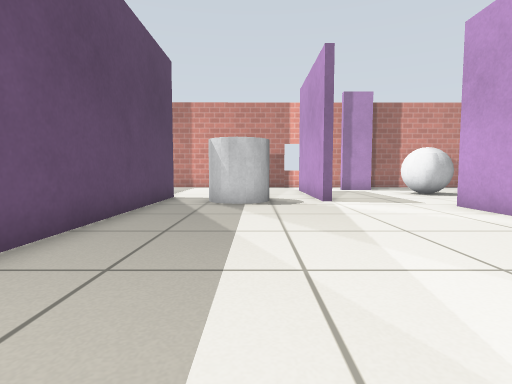
View 1 (above)

16 first-person views from a walk through a Gazebo world. The camera is 0.5 m above the floor, tilts 4° down and sees 80° across. The floor is counted in squares, 0.5 m on a side. Each view is taken from the middle of a square. On the plan, view 1 faces up. The plan holds only what a view shows up to about 12 squares ahead; the rest is blank. Gazebo's built-in surfaces are drawn with simple patterns.

View 2
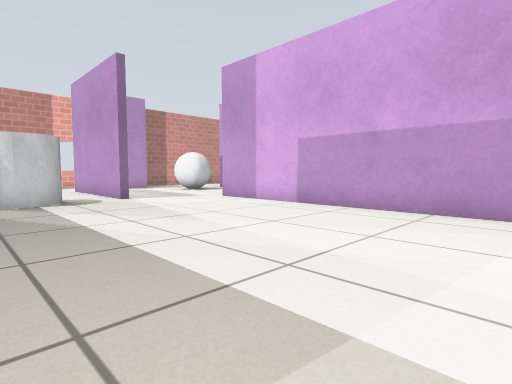

View 3
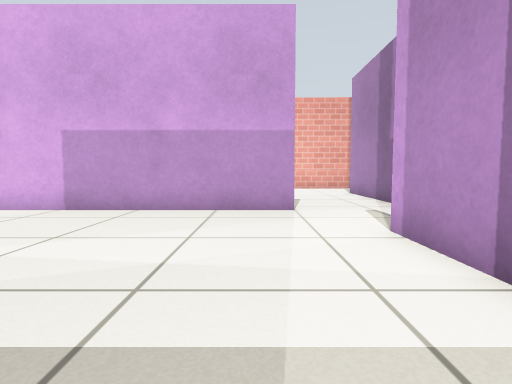

View 4
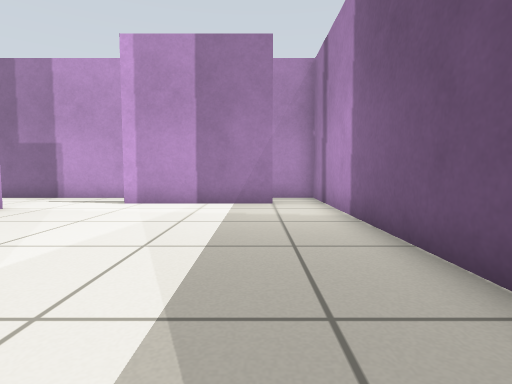

View 5
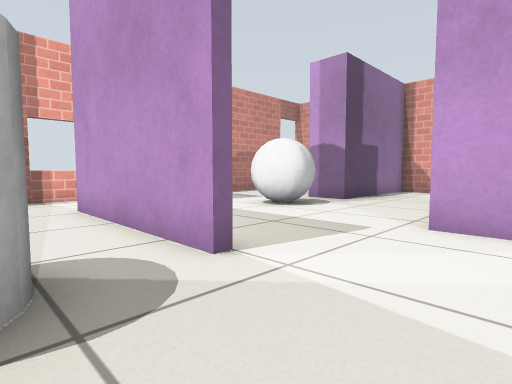

View 6
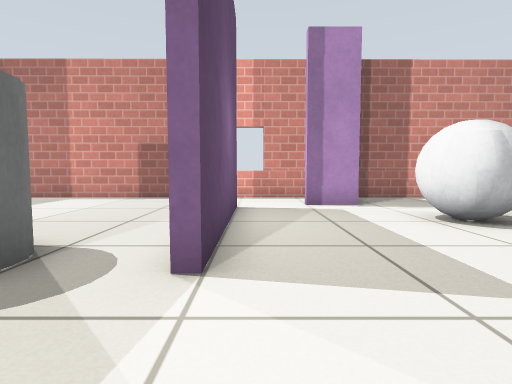

View 7
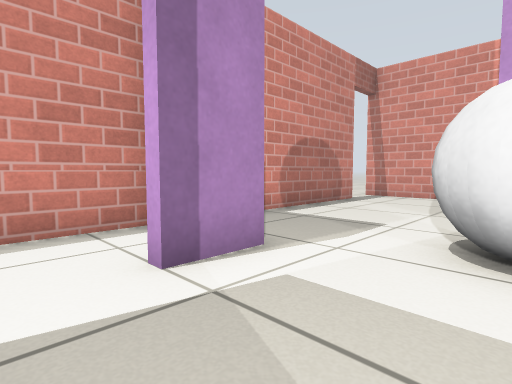

View 8
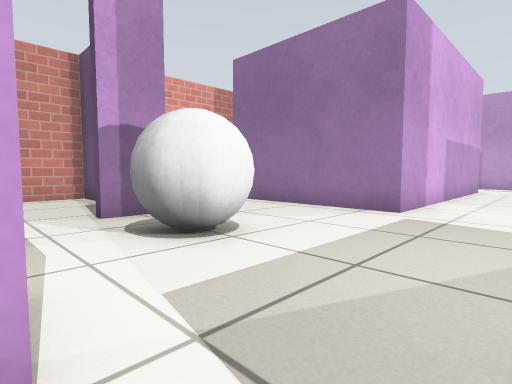

View 9
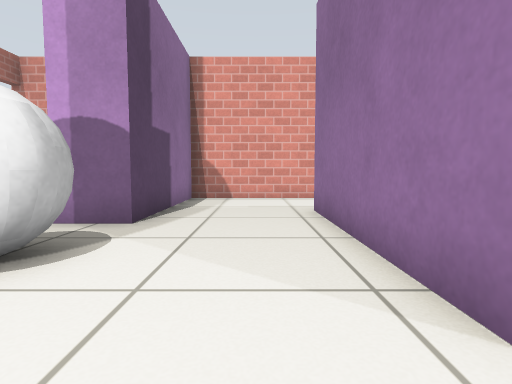

View 10
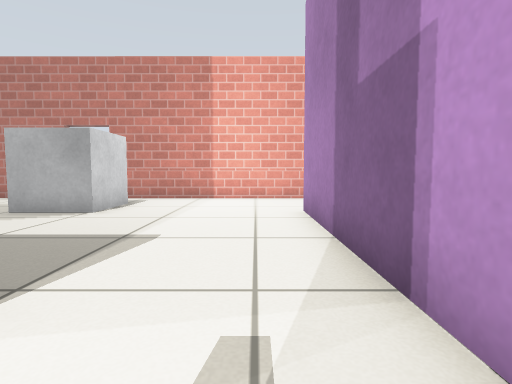

View 11
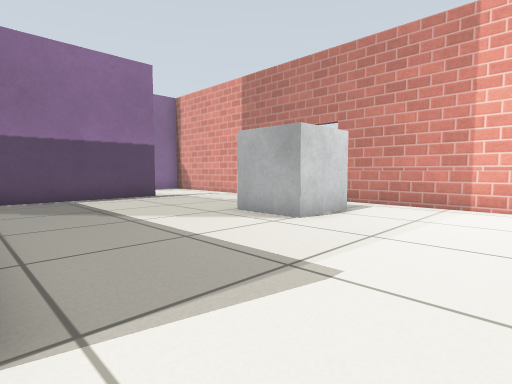

View 12
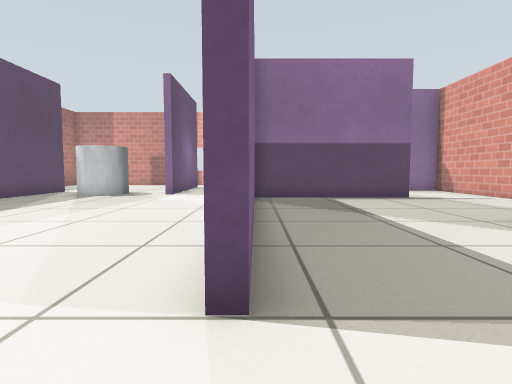

View 13
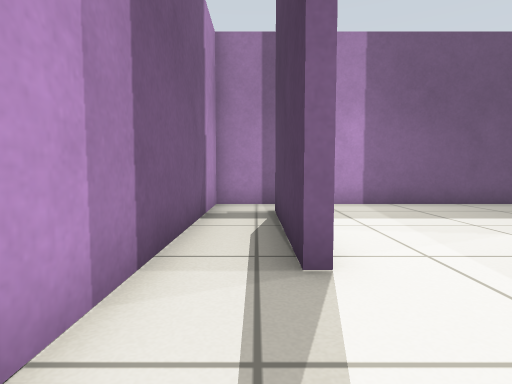

View 14
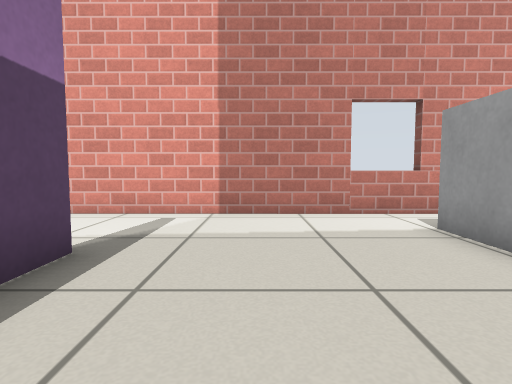

View 15
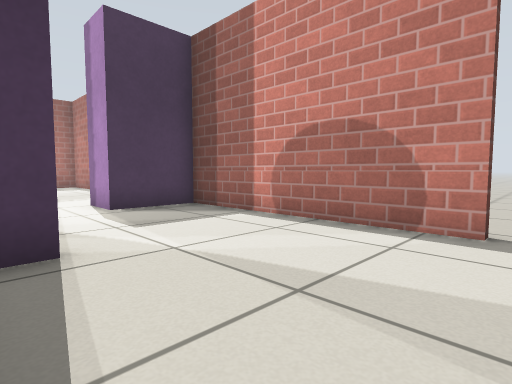

View 16
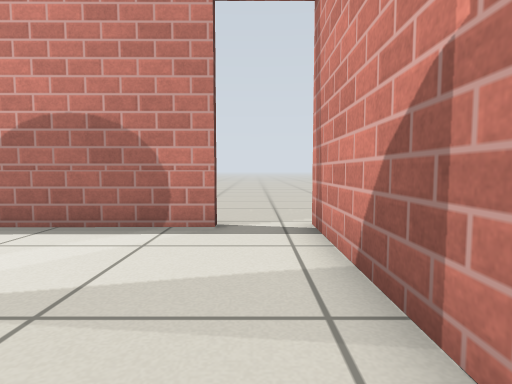

### Floor plan
Ten units are one square. View 1 is at (0, 0); x grows to the right and y downward. Boxes are objects, and circles mark ways between rooms. Rooms are numbered by the first view taken in them; rooms with no view inside come last. Other rooms are left out.
<svg viewBox="-36 -193 191 245">
<path fill="none" stroke="#000" d="M22 -99 22 -116M-15 22 30 22 30 25 -15 25M57 10 57 -85M-31 -116 -31 42 56 42M100 -139 100 -133M97 -123 97 -139M56 -183 16 -183M25 -154 25 -99M57 -85 94 -85M139 -126 150 -126 150 -188M133 -183 60 -183 60 -158 44 -158M60 -26 60 9M118 -82 59 -82M150 47 150 -86M56 42 116 42M94 -85 117 -85M150 -86 150 -123 97 -123"/>
<rect x="-15" y="-115" width="20" height="30" fill="#bbb"><title>grey cylinder</title></rect>
<rect x="65" y="-145" width="20" height="30" fill="#bbb"><title>grey ball</title></rect>
<rect x="105" y="-35" width="30" height="30" fill="#bbb"><title>grey box</title></rect>
<circle cx="40" cy="-87" r="3" fill="#2a7"/>
<circle cx="60" cy="20" r="3" fill="#2a7"/>
<circle cx="105" cy="-100" r="3" fill="#2a7"/>
<circle cx="130" cy="-80" r="3" fill="#2a7"/>
<text x="10" y="-40">1</text>
<text x="80" y="-140">2</text>
<text x="110" y="-20">3</text>
<text x="120" y="-100">4</text>
</svg>
Room 1 opens to room 2. Room 1 opens to room 3. Room 2 opens to room 4. Room 3 opens to room 4.

Where each view was taken, in squares from view 1:
view 1: 0 up, 0 right, facing up
view 2: 1 down, 2 left, facing up-right
view 3: 0 up, 2 left, facing right
view 4: 7 up, 1 left, facing down
view 5: 7 up, 0 right, facing up-right
view 6: 7 up, 3 right, facing up
view 7: 13 up, 3 right, facing up-right
view 8: 16 up, 3 right, facing down-right
view 9: 10 up, 4 right, facing right
view 10: 3 down, 4 right, facing right
view 11: 3 down, 6 right, facing up-right
view 12: 3 down, 6 right, facing up
view 13: 3 down, 6 right, facing left
view 14: 6 up, 8 right, facing right
view 15: 13 up, 14 right, facing up-left
view 16: 13 up, 14 right, facing up
